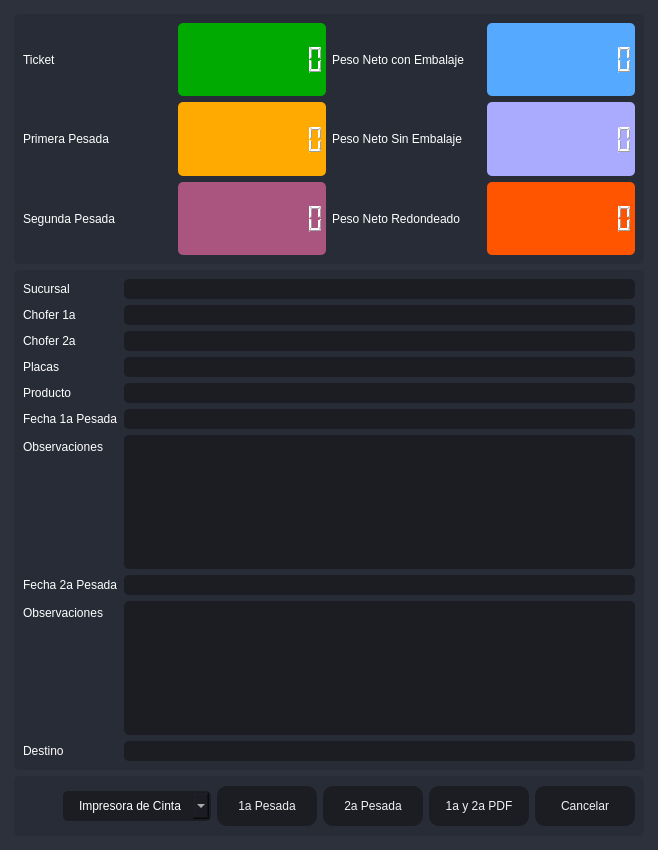
       <widget class="QFrame" name="frame_center">
        <property name="sizePolicy">
         <sizepolicy hsizetype="Expanding" vsizetype="Expanding">
          <horstretch>0</horstretch>
          <verstretch>0</verstretch>
         </sizepolicy>
        </property>
        <property name="styleSheet">
         <string notr="true">background-color: rgb(40, 44, 52);</string>
        </property>
        <property name="frameShape">
         <enum>QFrame::NoFrame</enum>
        </property>
        <property name="frameShadow">
         <enum>QFrame::Raised</enum>
        </property>
        <layout class="QHBoxLayout" name="horizontalLayout_2">
         <property name="spacing">
          <number>0</number>
         </property>
         <property name="leftMargin">
          <number>0</number>
         </property>
         <property name="topMargin">
          <number>0</number>
         </property>
         <property name="rightMargin">
          <number>0</number>
         </property>
         <property name="bottomMargin">
          <number>0</number>
         </property>
         <item>
          <widget class="QFrame" name="frame_content_right">
           <property name="styleSheet">
            <string notr="true">background-color: rgb(44, 49, 60);</string>
           </property>
           <property name="frameShape">
            <enum>QFrame::NoFrame</enum>
           </property>
           <property name="frameShadow">
            <enum>QFrame::Raised</enum>
           </property>
           <layout class="QVBoxLayout" name="verticalLayout_4">
            <property name="spacing">
             <number>0</number>
            </property>
            <property name="leftMargin">
             <number>0</number>
            </property>
            <property name="topMargin">
             <number>0</number>
            </property>
            <property name="rightMargin">
             <number>0</number>
            </property>
            <property name="bottomMargin">
             <number>0</number>
            </property>
            <item>
             <widget class="QFrame" name="frame_content">
              <property name="frameShape">
               <enum>QFrame::NoFrame</enum>
              </property>
              <property name="frameShadow">
               <enum>QFrame::Raised</enum>
              </property>
              <layout class="QVBoxLayout" name="verticalLayout_9">
               <property name="spacing">
                <number>0</number>
               </property>
               <property name="leftMargin">
                <number>5</number>
               </property>
               <property name="topMargin">
                <number>5</number>
               </property>
               <property name="rightMargin">
                <number>5</number>
               </property>
               <property name="bottomMargin">
                <number>5</number>
               </property>
               <item>
                <widget class="QStackedWidget" name="stackedWidget">
                 <property name="styleSheet">
                  <string notr="true">background: transparent;</string>
                 </property>
                 <property name="currentIndex">
                  <number>0</number>
                 </property>
                 <widget class="QWidget" name="page_home">
                  <layout class="QVBoxLayout" name="verticalLayout_10">
                   <item>
                    <widget class="QFrame" name="frame">
                     <property name="minimumSize">
                      <size>
                       <width>0</width>
                       <height>250</height>
                      </size>
                     </property>
                     <property name="maximumSize">
                      <size>
                       <width>16777215</width>
                       <height>250</height>
                      </size>
                     </property>
                     <property name="styleSheet">
                      <string notr="true">background-color: rgb(39, 44, 54);
border-radius: 5px;</string>
                     </property>
                     <property name="frameShape">
                      <enum>QFrame::StyledPanel</enum>
                     </property>
                     <property name="frameShadow">
                      <enum>QFrame::Raised</enum>
                     </property>
                     <layout class="QHBoxLayout" name="horizontalLayout_6">
                      <item>
                       <layout class="QGridLayout" name="gridLayout_2">
                        <item row="1" column="2">
                         <widget class="QLabel" name="label_5">
                          <property name="styleSheet">
                           <string notr="true">color: rgb(255, 255, 255);
font: 75 12pt &quot;MS Shell Dlg 2&quot;;</string>
                          </property>
                          <property name="text">
                           <string>Peso Neto Sin Embalaje</string>
                          </property>
                         </widget>
                        </item>
                        <item row="1" column="1">
                         <widget class="QLCDNumber" name="lcdNumber_3">
                          <property name="styleSheet">
                           <string notr="true">color: rgb(255, 255, 255);
background-color: rgb(255, 170, 0);</string>
                          </property>
                          <property name="digitCount">
                           <number>10</number>
                          </property>
                         </widget>
                        </item>
                        <item row="1" column="3">
                         <widget class="QLCDNumber" name="lcdNumber_4">
                          <property name="styleSheet">
                           <string notr="true">color: rgb(255, 255, 255);
background-color: rgb(170, 170, 255);</string>
                          </property>
                          <property name="digitCount">
                           <number>10</number>
                          </property>
                         </widget>
                        </item>
                        <item row="0" column="3">
                         <widget class="QLCDNumber" name="lcdNumber_1">
                          <property name="styleSheet">
                           <string notr="true">color: rgb(255, 255, 255);
background-color: rgb(85, 170, 255);</string>
                          </property>
                          <property name="digitCount">
                           <number>10</number>
                          </property>
                         </widget>
                        </item>
                        <item row="2" column="3">
                         <widget class="QLCDNumber" name="lcdNumber_6">
                          <property name="styleSheet">
                           <string notr="true">color: rgb(255, 255, 255);
background-color: rgb(255, 85, 0);</string>
                          </property>
                          <property name="digitCount">
                           <number>10</number>
                          </property>
                         </widget>
                        </item>
                        <item row="0" column="0">
                         <widget class="QLabel" name="label_2">
                          <property name="styleSheet">
                           <string notr="true">color: rgb(255, 255, 255);
font: 75 12pt &quot;MS Shell Dlg 2&quot;;</string>
                          </property>
                          <property name="text">
                           <string>Ticket</string>
                          </property>
                         </widget>
                        </item>
                        <item row="1" column="0">
                         <widget class="QLabel" name="label_4">
                          <property name="styleSheet">
                           <string notr="true">color: rgb(255, 255, 255);
font: 75 12pt &quot;MS Shell Dlg 2&quot;;</string>
                          </property>
                          <property name="text">
                           <string>Primera Pesada</string>
                          </property>
                         </widget>
                        </item>
                        <item row="0" column="1">
                         <widget class="QLCDNumber" name="lcdNumber_9">
                          <property name="styleSheet">
                           <string notr="true">color: rgb(255, 255, 255);
background-color: rgb(0, 170, 0);</string>
                          </property>
                          <property name="digitCount">
                           <number>10</number>
                          </property>
                         </widget>
                        </item>
                        <item row="2" column="0">
                         <widget class="QLabel" name="label_6">
                          <property name="styleSheet">
                           <string notr="true">color: rgb(255, 255, 255);
font: 75 12pt &quot;MS Shell Dlg 2&quot;;</string>
                          </property>
                          <property name="text">
                           <string>Segunda Pesada</string>
                          </property>
                         </widget>
                        </item>
                        <item row="0" column="2">
                         <widget class="QLabel" name="label_3">
                          <property name="styleSheet">
                           <string notr="true">color: rgb(255, 255, 255);
font: 75 12pt &quot;MS Shell Dlg 2&quot;;</string>
                          </property>
                          <property name="text">
                           <string>Peso Neto con Embalaje</string>
                          </property>
                         </widget>
                        </item>
                        <item row="2" column="2">
                         <widget class="QLabel" name="label_7">
                          <property name="styleSheet">
                           <string notr="true">color: rgb(255, 255, 255);
font: 75 12pt &quot;MS Shell Dlg 2&quot;;</string>
                          </property>
                          <property name="text">
                           <string>Peso Neto Redondeado</string>
                          </property>
                         </widget>
                        </item>
                        <item row="2" column="1">
                         <widget class="QLCDNumber" name="lcdNumber_7">
                          <property name="styleSheet">
                           <string notr="true">color: rgb(255, 255, 255);
background-color: rgb(170, 85, 127);</string>
                          </property>
                          <property name="digitCount">
                           <number>10</number>
                          </property>
                         </widget>
                        </item>
                       </layout>
                      </item>
                     </layout>
                    </widget>
                   </item>
                   <item>
                    <widget class="QFrame" name="frame_3">
                     <property name="minimumSize">
                      <size>
                       <width>0</width>
                       <height>160</height>
                      </size>
                     </property>
                     <property name="maximumSize">
                      <size>
                       <width>16777215</width>
                       <height>500</height>
                      </size>
                     </property>
                     <property name="styleSheet">
                      <string notr="true">background-color: rgb(39, 44, 54);
border-radius: 5px;</string>
                     </property>
                     <property name="frameShape">
                      <enum>QFrame::StyledPanel</enum>
                     </property>
                     <property name="frameShadow">
                      <enum>QFrame::Raised</enum>
                     </property>
                     <layout class="QVBoxLayout" name="verticalLayout_5">
                      <item>
                       <layout class="QFormLayout" name="formLayout">
                        <item row="0" column="0">
                         <widget class="QLabel" name="label_8">
                          <property name="styleSheet">
                           <string notr="true">color: rgb(255, 255, 255);
font: 75 12pt &quot;MS Shell Dlg 2&quot;;</string>
                          </property>
                          <property name="text">
                           <string>Sucursal</string>
                          </property>
                         </widget>
                        </item>
                        <item row="0" column="1">
                         <widget class="QLineEdit" name="Sucursal">
                          <property name="styleSheet">
                           <string notr="true">QLineEdit {
	background-color: rgb(27, 29, 35);
	border-radius: 5px;
	border: 2px solid rgb(27, 29, 35);
	padding-left: 10px;
	font: 75 12pt &quot;MS Shell Dlg 2&quot;;
	color: rgb(255, 255, 255);
}
QLineEdit:hover {
	border: 2px solid rgb(64, 71, 88);
}
QLineEdit:focus {
	border: 2px solid rgb(91, 101, 124);
}</string>
                          </property>
                          <property name="readOnly">
                           <bool>true</bool>
                          </property>
                         </widget>
                        </item>
                        <item row="1" column="0">
                         <widget class="QLabel" name="label_9">
                          <property name="styleSheet">
                           <string notr="true">color: rgb(255, 255, 255);
font: 75 12pt &quot;MS Shell Dlg 2&quot;;</string>
                          </property>
                          <property name="text">
                           <string>Chofer 1a</string>
                          </property>
                         </widget>
                        </item>
                        <item row="1" column="1">
                         <widget class="QLineEdit" name="Operador">
                          <property name="styleSheet">
                           <string notr="true">QLineEdit {
	background-color: rgb(27, 29, 35);
	border-radius: 5px;
	border: 2px solid rgb(27, 29, 35);
	padding-left: 10px;
	font: 75 12pt &quot;MS Shell Dlg 2&quot;;
	color: rgb(255, 255, 255);
}
QLineEdit:hover {
	border: 2px solid rgb(64, 71, 88);
}
QLineEdit:focus {
	border: 2px solid rgb(91, 101, 124);
}</string>
                          </property>
                          <property name="readOnly">
                           <bool>true</bool>
                          </property>
                         </widget>
                        </item>
                        <item row="3" column="0">
                         <widget class="QLabel" name="label_10">
                          <property name="styleSheet">
                           <string notr="true">color: rgb(255, 255, 255);
font: 75 12pt &quot;MS Shell Dlg 2&quot;;</string>
                          </property>
                          <property name="text">
                           <string>Placas</string>
                          </property>
                         </widget>
                        </item>
                        <item row="3" column="1">
                         <widget class="QLineEdit" name="Placas">
                          <property name="styleSheet">
                           <string notr="true">QLineEdit {
	background-color: rgb(27, 29, 35);
	border-radius: 5px;
	border: 2px solid rgb(27, 29, 35);
	padding-left: 10px;
	font: 75 12pt &quot;MS Shell Dlg 2&quot;;
	color: rgb(255, 255, 255);
}
QLineEdit:hover {
	border: 2px solid rgb(64, 71, 88);
}
QLineEdit:focus {
	border: 2px solid rgb(91, 101, 124);
}</string>
                          </property>
                          <property name="readOnly">
                           <bool>true</bool>
                          </property>
                         </widget>
                        </item>
                        <item row="4" column="0">
                         <widget class="QLabel" name="label_11">
                          <property name="styleSheet">
                           <string notr="true">color: rgb(255, 255, 255);
font: 75 12pt &quot;MS Shell Dlg 2&quot;;</string>
                          </property>
                          <property name="text">
                           <string>Producto</string>
                          </property>
                         </widget>
                        </item>
                        <item row="4" column="1">
                         <widget class="QLineEdit" name="Producto">
                          <property name="styleSheet">
                           <string notr="true">QLineEdit {
	background-color: rgb(27, 29, 35);
	border-radius: 5px;
	border: 2px solid rgb(27, 29, 35);
	padding-left: 10px;
	font: 75 12pt &quot;MS Shell Dlg 2&quot;;
	color: rgb(255, 255, 255);
}
QLineEdit:hover {
	border: 2px solid rgb(64, 71, 88);
}
QLineEdit:focus {
	border: 2px solid rgb(91, 101, 124);
}</string>
                          </property>
                          <property name="readOnly">
                           <bool>true</bool>
                          </property>
                         </widget>
                        </item>
                        <item row="5" column="0">
                         <widget class="QLabel" name="label_12">
                          <property name="styleSheet">
                           <string notr="true">color: rgb(255, 255, 255);
font: 75 12pt &quot;MS Shell Dlg 2&quot;;</string>
                          </property>
                          <property name="text">
                           <string>Fecha 1a Pesada</string>
                          </property>
                         </widget>
                        </item>
                        <item row="5" column="1">
                         <widget class="QLineEdit" name="EFecha">
                          <property name="styleSheet">
                           <string notr="true">QLineEdit {
	background-color: rgb(27, 29, 35);
	border-radius: 5px;
	border: 2px solid rgb(27, 29, 35);
	padding-left: 10px;
	font: 75 12pt &quot;MS Shell Dlg 2&quot;;
	color: rgb(255, 255, 255);
}
QLineEdit:hover {
	border: 2px solid rgb(64, 71, 88);
}
QLineEdit:focus {
	border: 2px solid rgb(91, 101, 124);
}</string>
                          </property>
                          <property name="readOnly">
                           <bool>true</bool>
                          </property>
                         </widget>
                        </item>
                        <item row="6" column="0">
                         <widget class="QLabel" name="label_13">
                          <property name="styleSheet">
                           <string notr="true">color: rgb(255, 255, 255);
font: 75 12pt &quot;MS Shell Dlg 2&quot;;</string>
                          </property>
                          <property name="text">
                           <string>Observaciones</string>
                          </property>
                         </widget>
                        </item>
                        <item row="6" column="1">
                         <widget class="QPlainTextEdit" name="ObservacionesCompra">
                          <property name="styleSheet">
                           <string notr="true">QPlainTextEdit {
	background-color: rgb(27, 29, 35);
	border-radius: 5px;
	padding: 10px;
    color: rgb(255, 255, 255);
	font: 75 12pt &quot;MS Shell Dlg 2&quot;;
}
QPlainTextEdit:hover {
	border: 2px solid rgb(64, 71, 88);
}
QPlainTextEdit:focus {
	border: 2px solid rgb(91, 101, 124);
}</string>
                          </property>
                          <property name="readOnly">
                           <bool>true</bool>
                          </property>
                         </widget>
                        </item>
                        <item row="7" column="0">
                         <widget class="QLabel" name="label_14">
                          <property name="styleSheet">
                           <string notr="true">color: rgb(255, 255, 255);
font: 75 12pt &quot;MS Shell Dlg 2&quot;;</string>
                          </property>
                          <property name="text">
                           <string>Fecha 2a Pesada</string>
                          </property>
                         </widget>
                        </item>
                        <item row="7" column="1">
                         <widget class="QLineEdit" name="SFecha">
                          <property name="styleSheet">
                           <string notr="true">QLineEdit {
	background-color: rgb(27, 29, 35);
	border-radius: 5px;
	border: 2px solid rgb(27, 29, 35);
	padding-left: 10px;
	font: 75 12pt &quot;MS Shell Dlg 2&quot;;
	color: rgb(255, 255, 255);
}
QLineEdit:hover {
	border: 2px solid rgb(64, 71, 88);
}
QLineEdit:focus {
	border: 2px solid rgb(91, 101, 124);
}</string>
                          </property>
                          <property name="readOnly">
                           <bool>true</bool>
                          </property>
                         </widget>
                        </item>
                        <item row="8" column="0">
                         <widget class="QLabel" name="label_15">
                          <property name="styleSheet">
                           <string notr="true">color: rgb(255, 255, 255);
font: 75 12pt &quot;MS Shell Dlg 2&quot;;</string>
                          </property>
                          <property name="text">
                           <string>Observaciones</string>
                          </property>
                         </widget>
                        </item>
                        <item row="8" column="1">
                         <widget class="QPlainTextEdit" name="ObservacionesCompra2">
                          <property name="styleSheet">
                           <string notr="true">QPlainTextEdit {
	background-color: rgb(27, 29, 35);
	border-radius: 5px;
	padding: 10px;
    color: rgb(255, 255, 255);
	font: 75 12pt &quot;MS Shell Dlg 2&quot;;
}
QPlainTextEdit:hover {
	border: 2px solid rgb(64, 71, 88);
}
QPlainTextEdit:focus {
	border: 2px solid rgb(91, 101, 124);
}</string>
                          </property>
                          <property name="lineWrapMode">
                           <enum>QPlainTextEdit::WidgetWidth</enum>
                          </property>
                          <property name="readOnly">
                           <bool>true</bool>
                          </property>
                         </widget>
                        </item>
                        <item row="9" column="0">
                         <widget class="QLabel" name="label_16">
                          <property name="styleSheet">
                           <string notr="true">color: rgb(255, 255, 255);
font: 75 12pt &quot;MS Shell Dlg 2&quot;;</string>
                          </property>
                          <property name="text">
                           <string>Destino</string>
                          </property>
                         </widget>
                        </item>
                        <item row="9" column="1">
                         <widget class="QLineEdit" name="Destino">
                          <property name="styleSheet">
                           <string notr="true">QLineEdit {
	background-color: rgb(27, 29, 35);
	border-radius: 5px;
	border: 2px solid rgb(27, 29, 35);
	padding-left: 10px;
	font: 75 12pt &quot;MS Shell Dlg 2&quot;;
	color: rgb(255, 255, 255);
}
QLineEdit:hover {
	border: 2px solid rgb(64, 71, 88);
}
QLineEdit:focus {
	border: 2px solid rgb(91, 101, 124);
}</string>
                          </property>
                         </widget>
                        </item>
                        <item row="2" column="0">
                         <widget class="QLabel" name="label_17">
                          <property name="styleSheet">
                           <string notr="true">color: rgb(255, 255, 255);
font: 75 12pt &quot;MS Shell Dlg 2&quot;;</string>
                          </property>
                          <property name="text">
                           <string>Chofer 2a</string>
                          </property>
                         </widget>
                        </item>
                        <item row="2" column="1">
                         <widget class="QLineEdit" name="Operador2a">
                          <property name="styleSheet">
                           <string notr="true">QLineEdit {
	background-color: rgb(27, 29, 35);
	border-radius: 5px;
	border: 2px solid rgb(27, 29, 35);
	padding-left: 10px;
	font: 75 12pt &quot;MS Shell Dlg 2&quot;;
	color: rgb(255, 255, 255);
}
QLineEdit:hover {
	border: 2px solid rgb(64, 71, 88);
}
QLineEdit:focus {
	border: 2px solid rgb(91, 101, 124);
}</string>
                          </property>
                          <property name="readOnly">
                           <bool>true</bool>
                          </property>
                         </widget>
                        </item>
                       </layout>
                      </item>
                     </layout>
                    </widget>
                   </item>
                   <item>
                    <widget class="QFrame" name="frame_2">
                     <property name="minimumSize">
                      <size>
                       <width>0</width>
                       <height>60</height>
                      </size>
                     </property>
                     <property name="maximumSize">
                      <size>
                       <width>16777215</width>
                       <height>60</height>
                      </size>
                     </property>
                     <property name="styleSheet">
                      <string notr="true">background-color: rgb(39, 44, 54);
border-radius: 5px;</string>
                     </property>
                     <property name="frameShape">
                      <enum>QFrame::StyledPanel</enum>
                     </property>
                     <property name="frameShadow">
                      <enum>QFrame::Raised</enum>
                     </property>
                     <layout class="QHBoxLayout" name="horizontalLayout_9">
                      <item>
                       <layout class="QGridLayout" name="gridLayout">
                        <item row="0" column="1">
                         <widget class="QComboBox" name="comboBox_impresora">
                          <property name="styleSheet">
                           <string notr="true">QComboBox{
	background-color: rgb(27, 29, 35);
	border-radius: 5px;
	border: 2px solid rgb(27, 29, 35);
	padding: 5px;
	padding-left: 14px;
	color: rgb(255, 255, 255);
    font: 75 12pt &quot;MS Shell Dlg 2&quot;;
}
QComboBox:hover{
	border: 2px solid rgb(64, 71, 88);
}
QComboBox QAbstractItemView {
	color: rgb(85, 170, 255);	
	background-color: rgb(27, 29, 35);
	padding: 10px;
	selection-background-color: rgb(39, 44, 54);
}</string>
                          </property>
                          <item>
                           <property name="text">
                            <string>Impresora de Cinta</string>
                           </property>
                          </item>
                          <item>
                           <property name="text">
                            <string>Impresora Windows</string>
                           </property>
                          </item>
                         </widget>
                        </item>
                        <item row="0" column="2">
                         <widget class="QPushButton" name="btn_guardar">
                          <property name="minimumSize">
                           <size>
                            <width>100</width>
                            <height>40</height>
                           </size>
                          </property>
                          <property name="styleSheet">
                           <string notr="true">QPushButton {
	border-color: rgb(27, 29, 35);
	font: 75 10pt &quot;MS Shell Dlg 2&quot;;
	color: rgb(240, 240, 240);
	background-color: rgb(27, 29, 35);
	border: 0px solid;
	border-radius: 10px;	
}
QPushButton:hover {
	background-color:rgb(44, 49, 60);
	border-color: rgb(27, 29, 35);
	border: 2px solid;
}</string>
                          </property>
                          <property name="text">
                           <string>1a Pesada</string>
                          </property>
                         </widget>
                        </item>
                        <item row="0" column="5">
                         <widget class="QPushButton" name="btnr">
                          <property name="minimumSize">
                           <size>
                            <width>100</width>
                            <height>40</height>
                           </size>
                          </property>
                          <property name="styleSheet">
                           <string notr="true">QPushButton {
	border-color: rgb(27, 29, 35);
	font: 75 10pt &quot;MS Shell Dlg 2&quot;;
	color: rgb(240, 240, 240);
	background-color: rgb(27, 29, 35);
	border: 0px solid;
	border-radius: 10px;	
}
QPushButton:hover {
	background-color:rgb(44, 49, 60);
	border-color: rgb(27, 29, 35);
	border: 2px solid;
}</string>
                          </property>
                          <property name="text">
                           <string>Cancelar</string>
                          </property>
                         </widget>
                        </item>
                        <item row="0" column="0">
                         <spacer name="horizontalSpacer">
                          <property name="orientation">
                           <enum>Qt::Horizontal</enum>
                          </property>
                          <property name="sizeHint" stdset="0">
                           <size>
                            <width>40</width>
                            <height>20</height>
                           </size>
                          </property>
                         </spacer>
                        </item>
                        <item row="0" column="3">
                         <widget class="QPushButton" name="btn_guardar2">
                          <property name="minimumSize">
                           <size>
                            <width>100</width>
                            <height>40</height>
                           </size>
                          </property>
                          <property name="styleSheet">
                           <string notr="true">QPushButton {
	border-color: rgb(27, 29, 35);
	font: 75 10pt &quot;MS Shell Dlg 2&quot;;
	color: rgb(240, 240, 240);
	background-color: rgb(27, 29, 35);
	border: 0px solid;
	border-radius: 10px;	
}
QPushButton:hover {
	background-color:rgb(44, 49, 60);
	border-color: rgb(27, 29, 35);
	border: 2px solid;
}</string>
                          </property>
                          <property name="text">
                           <string>2a Pesada</string>
                          </property>
                         </widget>
                        </item>
                        <item row="0" column="4">
                         <widget class="QPushButton" name="btn_1a2a">
                          <property name="minimumSize">
                           <size>
                            <width>100</width>
                            <height>40</height>
                           </size>
                          </property>
                          <property name="styleSheet">
                           <string notr="true">QPushButton {
	border-color: rgb(27, 29, 35);
	font: 75 10pt &quot;MS Shell Dlg 2&quot;;
	color: rgb(240, 240, 240);
	background-color: rgb(27, 29, 35);
	border: 0px solid;
	border-radius: 10px;	
}
QPushButton:hover {
	background-color:rgb(44, 49, 60);
	border-color: rgb(27, 29, 35);
	border: 2px solid;
}</string>
                          </property>
                          <property name="text">
                           <string>1a y 2a PDF</string>
                          </property>
                         </widget>
                        </item>
                       </layout>
                      </item>
                     </layout>
                    </widget>
                   </item>
                  </layout>
                 </widget>
                </widget>
               </item>
              </layout>
             </widget>
            </item>
           </layout>
          </widget>
         </item>
        </layout>
       </widget>
